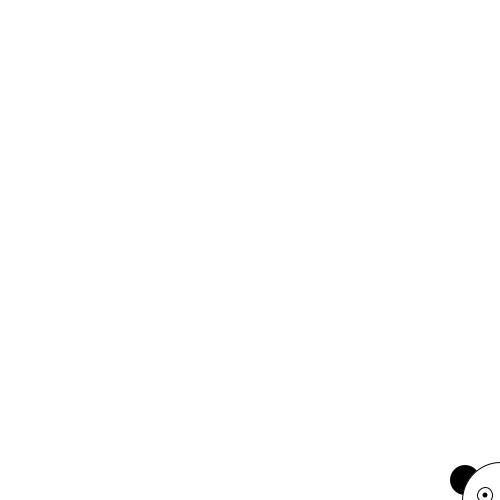
Frame 1 (no input)
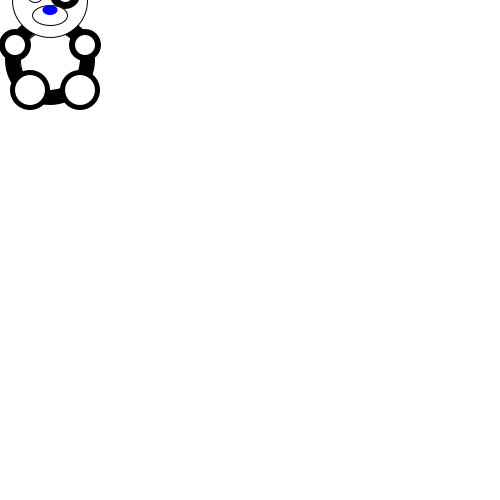
Frame 60 (the mouse pressed at the canvas centre just before this capture)
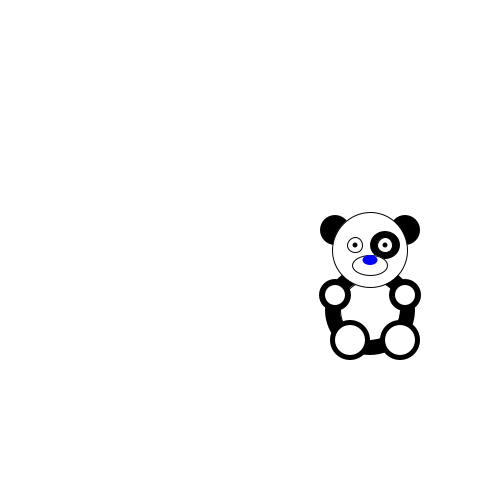
Frame 120 (the mouse held since frame 60 and released just before this capture)

The Processing sketch that drew these frames (run headless with seeded random() and noise(); from frame 60 on, the mouse is pressed at the canvas centre):

// Processing sketch: processing_126713
// ── processing_126713.pde

int monstertjeX;
int monstertjeY;
int richting=10;
int teller;
boolean test;


void setup(){
    size(500,500);
    monstertjeX=500;
    monstertjeY=500;

}

void draw() {
    background(255);


//monstertje
    noStroke();
    fill(0);
    ellipseMode(CENTER);
    ellipse(monstertjeX-35,monstertjeY-20,30,30);        //left ear*/
    ellipse(monstertjeX+35,monstertjeY-20,30,30);      //right ear*/
    ellipse(monstertjeX,monstertjeY+60,90,90);      //body*/

    stroke(0);
    fill(255);
    ellipse(monstertjeX,monstertjeY+60,60,60);      //belly*//
    ellipse(monstertjeX,monstertjeY,75,75);       //Head*/
    
    noStroke();
    fill(0);
    ellipse(monstertjeX+30,monstertjeY+90,40,40);      //right foot*/
    ellipse(monstertjeX-20,monstertjeY+90,40,40);       //left foot*/
    ellipse(monstertjeX-35,monstertjeY+45,32,32);      //left hand*/
    ellipse(monstertjeX+35,monstertjeY+45,32,32);      //right hand*/
    ellipse(monstertjeX+15,monstertjeY-5,30,28);      //black spot in face*/
    
    stroke(0);
    fill(255);
    ellipse(monstertjeX+15,monstertjeY-5,15,15);      //right eye*/
    ellipse(monstertjeX-15,monstertjeY-5,15,15);      //left eye*/
    ellipse(monstertjeX,monstertjeY+15,35,20);    //white nose*/
    
    noStroke();
     if(test == true) { fill(255,0,0);}
     if(test == false) { fill(0,0,255);}
    ellipseMode(CENTER);
    ellipse(monstertjeX,monstertjeY+10,15,10);    //nose*/
    
    noStroke();
    fill(0);
    ellipse(monstertjeX+15,monstertjeY-5,5,5);        //right pupil*/
    ellipse(monstertjeX-15,monstertjeY-5,5,5);        //left pupil*/

    noStroke();
    fill(255);
    ellipse(monstertjeX-35,monstertjeY+45,20,20);    //left white hand*/
    ellipse(monstertjeX+35,monstertjeY+45,20,20);  //right white hand*/
    ellipse(monstertjeX+30,monstertjeY+90,30,30);    //right white foot*/
    ellipse(monstertjeX-20,monstertjeY+90,30,30);    //left white foot*/
    //einde monstertje
    
    
    monstertjeY = mouseY;
   
   monstertjeX = monstertjeX + richting;
   if(monstertjeX > width) {
     teller = teller + 1;
     richting = - richting;}
     
   if(monstertjeX < 0){
     teller = teller + 1;
     richting = - richting;}

  if(teller == 10) {
    test = !test;
    teller = 0;}
    
 if(test == true) { fill(255,0,0);}
 if(test == false) { fill(0,0,255);}
 
 println(monstertjeX);
 println(monstertjeY);
 println(teller);
  }
  
